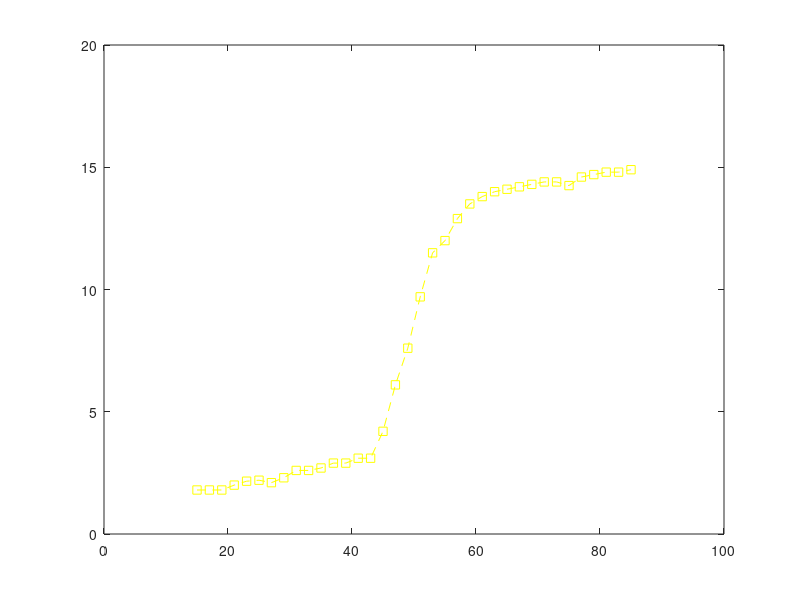

Here is the MATLAB script that generated this plot:
clear all;close all;clc;
t=15:2:85;
Rd=[1.8 1.8 1.8 2 2.16 2.2 2.1 2.3 2.6 2.6 2.7 2.9 2.9 3.1 3.1 4.2 6.1 7.6 9.7 11.5 12 12.9 13.5 13.8 14 14.1 14.2 14.3 14.4 14.4 14.25 14.6 14.7 14.8 14.8 14.9]
plot(t,Rd,'--ys')
